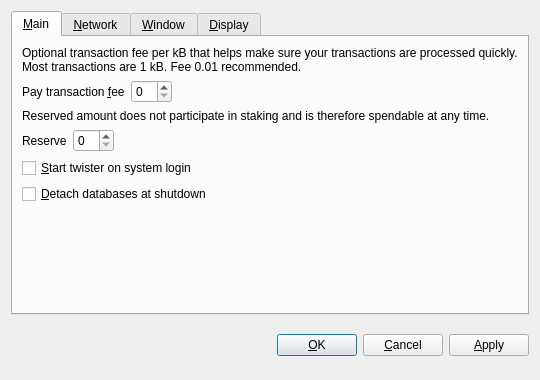
<?xml version="1.0" encoding="UTF-8"?>
<ui version="4.0">
 <class>OptionsDialog</class>
 <widget class="QDialog" name="OptionsDialog">
  <property name="geometry">
   <rect>
    <x>0</x>
    <y>0</y>
    <width>540</width>
    <height>380</height>
   </rect>
  </property>
  <property name="windowTitle">
   <string>Options</string>
  </property>
  <property name="modal">
   <bool>true</bool>
  </property>
  <layout class="QVBoxLayout" name="verticalLayout">
   <item>
    <widget class="QTabWidget" name="tabWidget">
     <property name="tabPosition">
      <enum>QTabWidget::North</enum>
     </property>
     <property name="currentIndex">
      <number>0</number>
     </property>
     <widget class="QWidget" name="tabMain">
      <attribute name="title">
       <string>&amp;Main</string>
      </attribute>
      <layout class="QVBoxLayout" name="verticalLayout_Main">
       <item>
        <widget class="QLabel" name="transactionFeeInfoLabel">
         <property name="text">
          <string>Optional transaction fee per kB that helps make sure your transactions are processed quickly. Most transactions are 1 kB. Fee 0.01 recommended.</string>
         </property>
         <property name="textFormat">
          <enum>Qt::PlainText</enum>
         </property>
         <property name="wordWrap">
          <bool>true</bool>
         </property>
        </widget>
       </item>
       <item>
        <layout class="QHBoxLayout" name="horizontalLayoutFee">
         <item>
          <widget class="QLabel" name="transactionFeeLabel">
           <property name="text">
            <string>Pay transaction &amp;fee</string>
           </property>
           <property name="textFormat">
            <enum>Qt::PlainText</enum>
           </property>
           <property name="buddy">
            <cstring>transactionFee</cstring>
           </property>
          </widget>
         </item>
         <item>
          <widget class="BitcoinAmountField" name="transactionFee"/>
         </item>
         <item>
          <spacer name="horizontalSpacerFee">
           <property name="orientation">
            <enum>Qt::Horizontal</enum>
           </property>
           <property name="sizeHint" stdset="0">
            <size>
             <width>40</width>
             <height>20</height>
            </size>
           </property>
          </spacer>
         </item>
        </layout>
       </item>
       <item>
        <widget class="QLabel" name="reserveBalanceInfoLabel">
         <property name="text">
          <string>Reserved amount does not participate in staking and is therefore spendable at any time.</string>
         </property>
         <property name="textFormat">
          <enum>Qt::PlainText</enum>
         </property>
         <property name="wordWrap">
          <bool>true</bool>
         </property>
        </widget>
       </item>
       <item>
        <layout class="QHBoxLayout" name="horizontalLayoutReserveBalance">
         <item>
          <widget class="QLabel" name="reserveBalanceLabel">
           <property name="text">
            <string>Reserve</string>
           </property>
           <property name="textFormat">
            <enum>Qt::PlainText</enum>
           </property>
           <property name="buddy">
            <cstring>reserveBalance</cstring>
           </property>
          </widget>
         </item>
         <item>
          <widget class="BitcoinAmountField" name="reserveBalance"/>
         </item>
         <item>
          <spacer name="horizontalSpacerReserveBalance">
           <property name="orientation">
            <enum>Qt::Horizontal</enum>
           </property>
           <property name="sizeHint" stdset="0">
            <size>
             <width>40</width>
             <height>20</height>
            </size>
           </property>
          </spacer>
         </item>
        </layout>
       </item>
       <item>
        <widget class="QCheckBox" name="bitcoinAtStartup">
         <property name="toolTip">
          <string>Automatically start twister after logging in to the system.</string>
         </property>
         <property name="text">
          <string>&amp;Start twister on system login</string>
         </property>
        </widget>
       </item>
       <item>
        <widget class="QCheckBox" name="detachDatabases">
         <property name="toolTip">
          <string>Detach block and address databases at shutdown. This means they can be moved to another data directory, but it slows down shutdown. The wallet is always detached.</string>
         </property>
         <property name="text">
          <string>&amp;Detach databases at shutdown</string>
         </property>
        </widget>
       </item>
       <item>
        <spacer name="verticalSpacer_Main">
         <property name="orientation">
          <enum>Qt::Vertical</enum>
         </property>
         <property name="sizeHint" stdset="0">
          <size>
           <width>20</width>
           <height>40</height>
          </size>
         </property>
        </spacer>
       </item>
      </layout>
     </widget>
     <widget class="QWidget" name="tabNetwork">
      <attribute name="title">
       <string>&amp;Network</string>
      </attribute>
      <layout class="QVBoxLayout" name="verticalLayout_Network">
       <item>
        <widget class="QCheckBox" name="mapPortUpnp">
         <property name="toolTip">
          <string>Automatically open the twister client port on the router. This only works when your router supports UPnP and it is enabled.</string>
         </property>
         <property name="text">
          <string>Map port using &amp;UPnP</string>
         </property>
        </widget>
       </item>
       <item>
        <widget class="QCheckBox" name="connectSocks">
         <property name="toolTip">
          <string>Connect to the twister network through a SOCKS proxy (e.g. when connecting through Tor).</string>
         </property>
         <property name="text">
          <string>&amp;Connect through SOCKS proxy:</string>
         </property>
        </widget>
       </item>
       <item>
        <layout class="QHBoxLayout" name="horizontalLayout_Network">
         <item>
          <widget class="QLabel" name="proxyIpLabel">
           <property name="text">
            <string>Proxy &amp;IP:</string>
           </property>
           <property name="textFormat">
            <enum>Qt::PlainText</enum>
           </property>
           <property name="buddy">
            <cstring>proxyIp</cstring>
           </property>
          </widget>
         </item>
         <item>
          <widget class="QValidatedLineEdit" name="proxyIp">
           <property name="maximumSize">
            <size>
             <width>140</width>
             <height>16777215</height>
            </size>
           </property>
           <property name="toolTip">
            <string>IP address of the proxy (e.g. 127.0.0.1)</string>
           </property>
          </widget>
         </item>
         <item>
          <widget class="QLabel" name="proxyPortLabel">
           <property name="text">
            <string>&amp;Port:</string>
           </property>
           <property name="textFormat">
            <enum>Qt::PlainText</enum>
           </property>
           <property name="buddy">
            <cstring>proxyPort</cstring>
           </property>
          </widget>
         </item>
         <item>
          <widget class="QLineEdit" name="proxyPort">
           <property name="maximumSize">
            <size>
             <width>55</width>
             <height>16777215</height>
            </size>
           </property>
           <property name="toolTip">
            <string>Port of the proxy (e.g. 9050)</string>
           </property>
          </widget>
         </item>
         <item>
          <widget class="QLabel" name="socksVersionLabel">
           <property name="text">
            <string>SOCKS &amp;Version:</string>
           </property>
           <property name="textFormat">
            <enum>Qt::PlainText</enum>
           </property>
           <property name="buddy">
            <cstring>socksVersion</cstring>
           </property>
          </widget>
         </item>
         <item>
          <widget class="QValueComboBox" name="socksVersion">
           <property name="toolTip">
            <string>SOCKS version of the proxy (e.g. 5)</string>
           </property>
          </widget>
         </item>
         <item>
          <spacer name="horizontalSpacer_Network">
           <property name="orientation">
            <enum>Qt::Horizontal</enum>
           </property>
           <property name="sizeHint" stdset="0">
            <size>
             <width>40</width>
             <height>20</height>
            </size>
           </property>
          </spacer>
         </item>
        </layout>
       </item>
       <item>
        <spacer name="verticalSpacer_Network">
         <property name="orientation">
          <enum>Qt::Vertical</enum>
         </property>
         <property name="sizeHint" stdset="0">
          <size>
           <width>20</width>
           <height>40</height>
          </size>
         </property>
        </spacer>
       </item>
      </layout>
     </widget>
     <widget class="QWidget" name="tabWindow">
      <attribute name="title">
       <string>&amp;Window</string>
      </attribute>
      <layout class="QVBoxLayout" name="verticalLayout_Window">
       <item>
        <widget class="QCheckBox" name="minimizeToTray">
         <property name="toolTip">
          <string>Show only a tray icon after minimizing the window.</string>
         </property>
         <property name="text">
          <string>&amp;Minimize to the tray instead of the taskbar</string>
         </property>
        </widget>
       </item>
       <item>
        <widget class="QCheckBox" name="minimizeOnClose">
         <property name="toolTip">
          <string>Minimize instead of exit the application when the window is closed. When this option is enabled, the application will be closed only after selecting Quit in the menu.</string>
         </property>
         <property name="text">
          <string>M&amp;inimize on close</string>
         </property>
        </widget>
       </item>
       <item>
        <spacer name="verticalSpacer_Window">
         <property name="orientation">
          <enum>Qt::Vertical</enum>
         </property>
         <property name="sizeHint" stdset="0">
          <size>
           <width>20</width>
           <height>40</height>
          </size>
         </property>
        </spacer>
       </item>
      </layout>
     </widget>
     <widget class="QWidget" name="tabDisplay">
      <attribute name="title">
       <string>&amp;Display</string>
      </attribute>
      <layout class="QVBoxLayout" name="verticalLayout_Display">
       <item>
        <layout class="QHBoxLayout" name="horizontalLayout_1_Display">
         <item>
          <widget class="QLabel" name="langLabel">
           <property name="text">
            <string>User Interface &amp;language:</string>
           </property>
           <property name="textFormat">
            <enum>Qt::PlainText</enum>
           </property>
           <property name="buddy">
            <cstring>lang</cstring>
           </property>
          </widget>
         </item>
         <item>
          <widget class="QValueComboBox" name="lang">
           <property name="toolTip">
            <string>The user interface language can be set here. This setting will take effect after restarting twister.</string>
           </property>
          </widget>
         </item>
        </layout>
       </item>
       <item>
        <layout class="QHBoxLayout" name="horizontalLayout_2_Display">
         <item>
          <widget class="QLabel" name="unitLabel">
           <property name="text">
            <string>&amp;Unit to show amounts in:</string>
           </property>
           <property name="textFormat">
            <enum>Qt::PlainText</enum>
           </property>
           <property name="buddy">
            <cstring>unit</cstring>
           </property>
          </widget>
         </item>
         <item>
          <widget class="QValueComboBox" name="unit">
           <property name="toolTip">
            <string>Choose the default subdivision unit to show in the interface and when sending coins.</string>
           </property>
          </widget>
         </item>
        </layout>
       </item>
       <item>
        <widget class="QCheckBox" name="displayAddresses">
         <property name="toolTip">
          <string>Whether to show twister addresses in the transaction list or not.</string>
         </property>
         <property name="text">
          <string>&amp;Display addresses in transaction list</string>
         </property>
        </widget>
       </item>
       <item>
        <widget class="QCheckBox" name="coinControlFeatures">
         <property name="toolTip">
          <string>Whether to show coin control features or not.</string>
         </property>
         <property name="text">
          <string>Display coin &amp;control features (experts only!)</string>
         </property>
        </widget>
       </item>
       <item>
        <spacer name="verticalSpacer_Display">
         <property name="orientation">
          <enum>Qt::Vertical</enum>
         </property>
         <property name="sizeHint" stdset="0">
          <size>
           <width>20</width>
           <height>40</height>
          </size>
         </property>
        </spacer>
       </item>
      </layout>
     </widget>
    </widget>
   </item>
   <item>
    <layout class="QHBoxLayout" name="horizontalLayout_Buttons">
     <item>
      <spacer name="horizontalSpacer_1">
       <property name="orientation">
        <enum>Qt::Horizontal</enum>
       </property>
       <property name="sizeHint" stdset="0">
        <size>
         <width>40</width>
         <height>48</height>
        </size>
       </property>
      </spacer>
     </item>
     <item>
      <widget class="QLabel" name="statusLabel">
       <property name="font">
        <font>
         <weight>75</weight>
         <bold>true</bold>
        </font>
       </property>
       <property name="text">
        <string/>
       </property>
       <property name="textFormat">
        <enum>Qt::PlainText</enum>
       </property>
       <property name="wordWrap">
        <bool>true</bool>
       </property>
      </widget>
     </item>
     <item>
      <spacer name="horizontalSpacer_2">
       <property name="orientation">
        <enum>Qt::Horizontal</enum>
       </property>
       <property name="sizeHint" stdset="0">
        <size>
         <width>40</width>
         <height>48</height>
        </size>
       </property>
      </spacer>
     </item>
     <item>
      <widget class="QPushButton" name="okButton">
       <property name="text">
        <string>&amp;OK</string>
       </property>
      </widget>
     </item>
     <item>
      <widget class="QPushButton" name="cancelButton">
       <property name="text">
        <string>&amp;Cancel</string>
       </property>
       <property name="autoDefault">
        <bool>false</bool>
       </property>
      </widget>
     </item>
     <item>
      <widget class="QPushButton" name="applyButton">
       <property name="text">
        <string>&amp;Apply</string>
       </property>
       <property name="autoDefault">
        <bool>false</bool>
       </property>
      </widget>
     </item>
    </layout>
   </item>
  </layout>
 </widget>
 <customwidgets>
  <customwidget>
   <class>BitcoinAmountField</class>
   <extends>QSpinBox</extends>
   <header>bitcoinamountfield.h</header>
  </customwidget>
  <customwidget>
   <class>QValueComboBox</class>
   <extends>QComboBox</extends>
   <header>qvaluecombobox.h</header>
  </customwidget>
  <customwidget>
   <class>QValidatedLineEdit</class>
   <extends>QLineEdit</extends>
   <header>qvalidatedlineedit.h</header>
  </customwidget>
 </customwidgets>
 <resources/>
 <connections/>
</ui>
